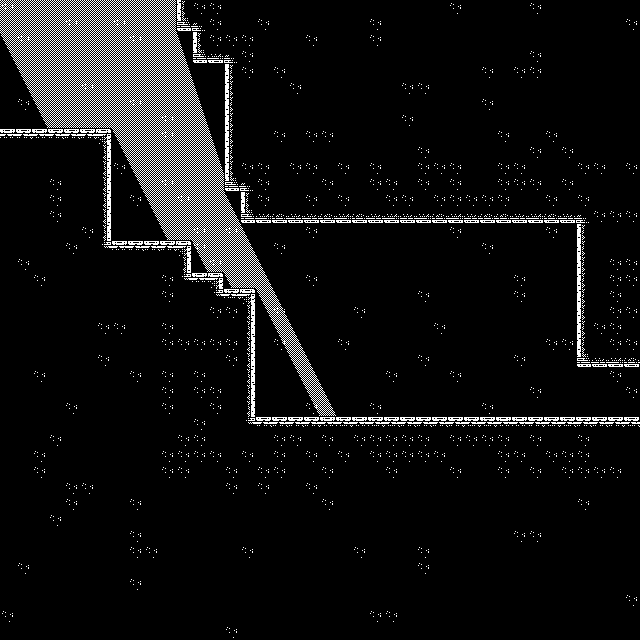

Tiled map render using the project's own tile images. Description and the map definition, with tile-layer contents summarised, below:
An orthogonal 40x40 tile map with 16x16 px tiles, 3 tile layers (BG, Walls, Light) and 5 objects.

<map version="1.8" tiledversion="1.8.5" orientation="orthogonal" renderorder="right-down" width="40" height="40" tilewidth="16" tileheight="16" infinite="0" nextlayerid="7" nextobjectid="9">
 <tileset firstgid="1" source="../Art/TileSet/Dow_TileSet.tsx" />
 <layer id="1" name="BG" width="40" height="40">
  <data>[1600 cells, 1600 non-empty, 14 distinct tile ids]</data>
 </layer>
 <layer id="2" name="Walls" width="40" height="40">
  <data>[1600 cells, 1600 non-empty, 33 distinct tile ids]</data>
 </layer>
 <layer id="4" name="Light" width="40" height="40">
  <data>[1600 cells, 163 non-empty, 8 distinct tile ids]</data>
 </layer>
 <objectgroup id="3" name="Walls_Collision">
  <object id="1" x="240" y="192" width="368" height="32">
   <properties>
    <property name="unity:layer" value="Ground" />
   </properties>
  </object>
  <object id="2" x="576" y="224" width="64" height="144">
   <properties>
    <property name="unity:layer" value="Ground" />
   </properties>
  </object>
  <object id="3" x="256" y="416" width="384" height="32">
   <properties>
    <property name="unity:layer" value="Ground" />
   </properties>
  </object>
  <object id="4" x="224" y="288" width="32" height="160">
   <properties>
    <property name="unity:layer" value="Ground" />
   </properties>
  </object>
  <object id="8" x="192" y="272" width="32" height="176">
   <properties>
    <property name="unity:layer" value="Ground" />
   </properties>
  </object>
 </objectgroup>
</map>
